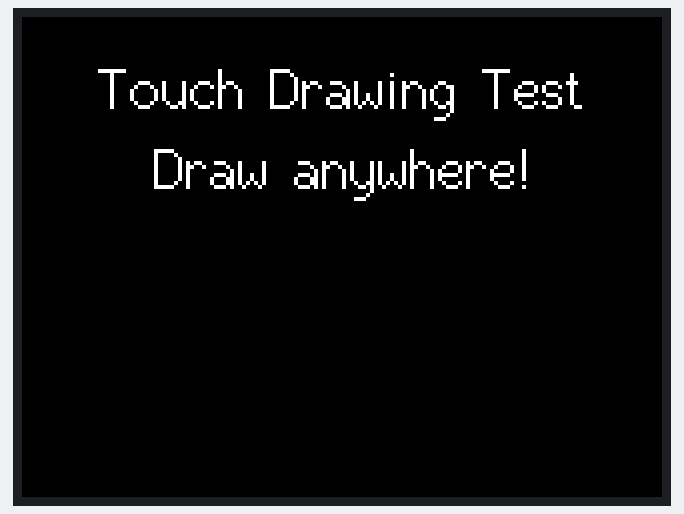
A sketch run on a simulated ESP32. On the bench: 320×240 colour display.

Above: at 0.3 s.

The sketch:

touch_test.ino
```cpp
#include <SPI.h>
#include <TFT_eSPI.h>

TFT_eSPI tft = TFT_eSPI();

void setup() {
  Serial.begin(115200);
  tft.init();
  tft.setRotation(1);
  tft.fillScreen(TFT_BLACK);

  tft.setTextColor(TFT_WHITE, TFT_BLACK);
  tft.setTextSize(2);
  tft.drawCentreString("Touch Drawing Test", tft.width()/2, 20, 2);
  tft.drawCentreString("Draw anywhere!", tft.width()/2, 60, 2);
}

void loop() {
  uint16_t x = 0, y = 0;

  // We use getTouchRaw to get uncalibrated data directly from the touch chip
  // This bypasses calibration entirely so we can see if the hardware is working
  if (tft.getTouchRaw(&x, &y)) {
    // Very roughly map the raw X/Y to the screen dimensions (320x240)
    // Typical XPT2046 raw values range from ~300 to ~3800
    int screenX = map(x, 300, 3800, 0, 320);
    int screenY = map(y, 300, 3800, 0, 240);

    // Draw a green dot where touched
    tft.fillCircle(screenX, screenY, 4, TFT_GREEN);

    // Print to serial monitor
    Serial.print("Touch registered! Raw X: ");
    Serial.print(x);
    Serial.print(" | Raw Y: ");
    Serial.println(y);

    // Small delay to prevent drawing a million dots per second
    delay(10);
  }
}
```
